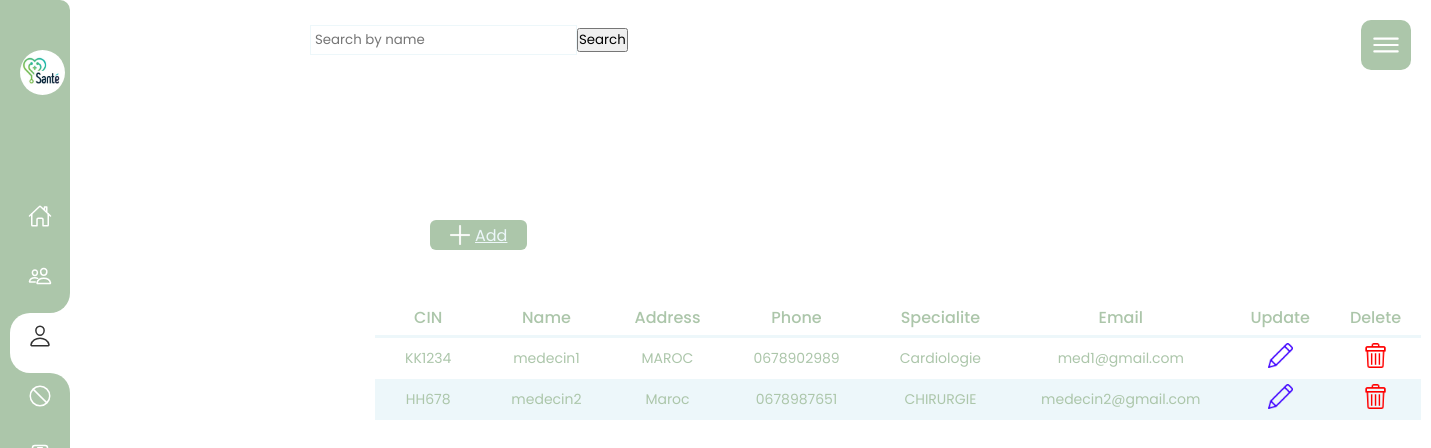
Screenshot of /medecin.php with the database file from the repository.
### tables this page shows
CREATE TABLE `medecin` (
  `medecin_id` int(11) NOT NULL,
  `CIN` varchar(50) NOT NULL,
  `name` text NOT NULL,
  `address` text NOT NULL,
  `phone` varchar(10) NOT NULL,
  `specialite` text NOT NULL,
  `email` text NOT NULL
);

### medecinDAO.php (called while the page is built, shortened)
<?php
require_once("med.php");
class MedecinDAO {
	static function getPDO(){
		return new PDO("mysql:host=localhost;dbname=lifesaver","root","");
	}
    public static function listeMedecins() {
		$pdo=medecinDAO::getPDO();
		$res=$pdo->prepare("SELECT * FROM medecin;");
		$res->execute();
		$lst=[];
		while($ligne=$res->fetch()){
			$lst[]=new Medecin($ligne["medecin_id"], $ligne["CIN"], $ligne["name"], $ligne["address"], $ligne["phone"], $ligne["specialite"], $ligne["email"]);
		}
		return $lst;    }
}
?>

### med.php (called while the page is built, shortened)
<?php
require_once("medecinDAO.php");
class Medecin {
    private $medecin_id;
    private $CIN;
    private $name;
    private $address;
    private $phone;
    private $specialite;
    private $email;
    public function __construct($medecin_id, $CIN, $name, $address, $phone, $specialite, $email) {
        $this->medecin_id = $medecin_id;
        $this->CIN = $CIN;
        $this->name = $name;
        $this->address = $address;
        $this->phone = $phone;
        $this->specialite = $specialite;
        $this->email = $email;
    }
    public function __get($prop) {
        switch ($prop) {
            case 'medecin_id': return $this->medecin_id;
            case 'CIN': return $this->CIN;
            case 'name': return $this->name;
            case 'address': return $this->address;
            case 'phone': return $this->phone;
            case 'specialite': return $this->specialite;
            case 'email': return $this->email;
        }
    }
}
?>

### medecin.php (the view, shortened to what this page needs)
<!DOCTYPE html>
<html lang="en">
<head>
    <link rel="stylesheet" type="text/css" href="medecin.css">
</head>
<body>
<div class="navigation">
        <ul>
            <li><a href="#" class="logo">
                <img src="logoSanté.png">
              </a></li>
              <li class="list ">
                <a href="page1.php">
                    <span class="icon"><ion-icon name="home-outline"></ion-icon></span>
                </a>
            </li>
            <li class="list ">
                <a href="patient.php" >
                    <span class="icon"><ion-icon name="people-outline"></ion-icon></span>
                </a>
            </li>
            <li class="list active">
                <b></b>
                <b></b>
                <a href="medecin.php" >
                    <span class="icon"><ion-icon name="person-outline"></ion-icon></span>
                </a>
            </li>
            <li class="list">
                <a href="Medication.php" >
                    <span class="icon"><ion-icon name="ban-outline"></ion-icon></span>
                </a>
            </li>
            <li class="list">
                <a href="ordonnance.php" >
                    <span class="icon"><ion-icon name="id-card-outline"></ion-icon></span>
                </a>
            </li>
        </ul>
    </div>
<div class="main">
   <div class="topbar">
    <div class="toggle">
        <ion-icon name="menu-outline" class="open"></ion-icon>
    </div>
</body>
</html>
<?php
require_once("med.php");
$liste=MedecinDAO::listeMedecins();
?>
   <div class="container">
<?php
$searchQuery = isset($_GET['search']) ? $_GET['search'] : '';
$filteredList = array_filter($liste, function($medecin) use ($searchQuery) {
    return stripos($medecin->name, $searchQuery) !== false;
});
?>
<table>
    <a href="addMed.php" class="Btn_add"><img src="plus.png">Add</a>
    <tr id="items" id="id01">
        <th>CIN</th>
        <th>Name</th>
        <th>Address</th>
        <th>Phone</th>
        <th>Specialite</th>
        <th>Email</th>
        <th>Update</th>
        <th>Delete</th>
    </tr>
    <form action="" method="GET">
        <input type="text" name="search" value="<?= $searchQuery ?>" placeholder="Search by name">
        <button type="submit">Search</button>
    </form>
    <?php foreach ($filteredList as $medecin) { ?>
        <tr>
            <td><?= $medecin->CIN ?></td>
            <td><?= $medecin->name ?></td>
            <td><?= $medecin->address ?></td>
            <td><?= $medecin->phone ?></td>
            <td><?= $medecin->specialite ?></td>
            <td><?= $medecin->email ?></td>
            <td><a href="update.php?medecin_id=<?= $medecin->medecin_id ?>"><img src="pen.png"></a></td>
            <td><a onclick="return confirm('Etes vous sur!!?')"  href="deleteMed.php?medecin_id=<?= $medecin->medecin_id ?>"><img src="trash.png"></a> </td>
        </tr>
    <?php } ?>
</table>
      </div>

### medecin.css (style rules this page uses)
* { margin: 0; padding: 0; box-sizing: border-box; font-family: 'Poppins',sans-serif; }
body { min-height: 100vh; background: #fff; }
.navigation { position: fixed; top: 0px; left: 0px; bottom: 0px; width: 65px; border-top-right-radius: 10px; box-sizing: initial; border-left: 5px solid #acc6aa ; background: #acc6aa; transition: width 0.5s; overflow: hidden; }
.logo { text-align: center; display: flex; margin: 10px 0 0 10px; padding-bottom: 3rem; }
.logo img { width: 45px; height: 45px; border-radius: 50%; }
.navigation ul { position: absolute; top: 0px; left: 0; width: 100%; padding-left: 5px; padding-top: 40px; }
.navigation ul li { position: relative; list-style: none; width: 100%; border-top-left-radius: 20px; border-bottom-left-radius: 20px; }
.navigation ul li.active { background: #fff; }
.navigation ul li:nth-child(1) { margin-bottom: 50px; pointer-events: none; }
.navigation ul li b:nth-child(1) { position: absolute; top: -20px; height: 20px; width: 100%; background: #fff; display: none; }
.navigation ul li b:nth-child(1)::before { content: ''; position: absolute; top: 0; left: 0; width: 100%; height: 100%; border-bottom-right-radius: 20px; background: #acc6aa; }
.navigation ul li b:nth-child(2) { position: absolute; bottom: -20px; height: 20px; width: 100%; background: #fff; display: none; }
.navigation ul li b:nth-child(2)::before { content: ''; position: absolute; top: 0; left: 0; width: 100%; height: 100%; border-top-right-radius: 20px; background: #acc6aa; }
.navigation ul li.active b:nth-child(1), .navigation ul li.active b:nth-child(2) { display: block; }
.navigation ul li a { position: relative; display: block; width: 100%; display: flex; text-decoration: none; color: #fff; }
.navigation ul li.active a { color: #333; }
.navigation ul li a .icon { position: relative; display: block; min-width: 60px; height: 60px; line-height: 60px; text-align: center; }
.navigation ul li a .icon ion-icon { font-size: 1.5em; }
.main { position: absolute; width: calc(100% - 300px); left: 300px; min-height: 100vh; background: var(--white); transition: 0.5s; }
.topbar { width: 100%; height: 60px; display: flex; justify-content: space-between; align-items: center; padding: 0 10px; }
.toggle { position: fixed; top: 20px; right: 20px; width: 50px; height: 50px; background: #acc6aa; border-radius: 10px; cursor: pointer; display: flex; justify-content: center; align-items: center; }
.toggle ion-icon { position: absolute; color: #fff; font-size: 34px; display: none; }
.toggle ion-icon.open, .toggle.active ion-icon.close { display: block; }
.Btn_add { width: fit-content; margin-bottom: 20px; background-color:#acc6aa; padding: 5px 20px; color: #edf7fa ; display: flex; align-items: center; text-align: O; border-radius: 6px; height: 30px; position: absolute; bottom: 150px; right: 600px; top: 220px; left:130px; }
.Btn_add img { margin-right: 5px; height: 20px; }
table { border-collapse: collapse; color: #acc6aa; position: absolute; bottom: 10px; right: 200px; top: 300px; left: 75px; height: 100px; width: 0px; font-family:"Times New Roman", Times, serif; }
th { font-size: 16px; border-bottom: 3px solid #edf7fa ; padding:5px 20px; font-weight: 500; }
td { font-weight:400 ; padding: 5px 30px; font-size: 14px; text-align: center; }
img { height: 25px; }
tr:nth-child(2n) { background-color:#edf7fa ; }
input { padding: 4px; border: 1px solid #edf7fa ; outline: 0; margin-top: 20px ; right: 400px; }

### rows the page displays
medecin: CIN "KK1234", name "medecin1", address "MAROC", phone "0678902989", specialite "Cardiologie", email "med1@gmail.com"
medecin: CIN "HH678", name "medecin2", address "Maroc", phone "0678987651", specialite "CHIRURGIE", email "medecin2@gmail.com"
